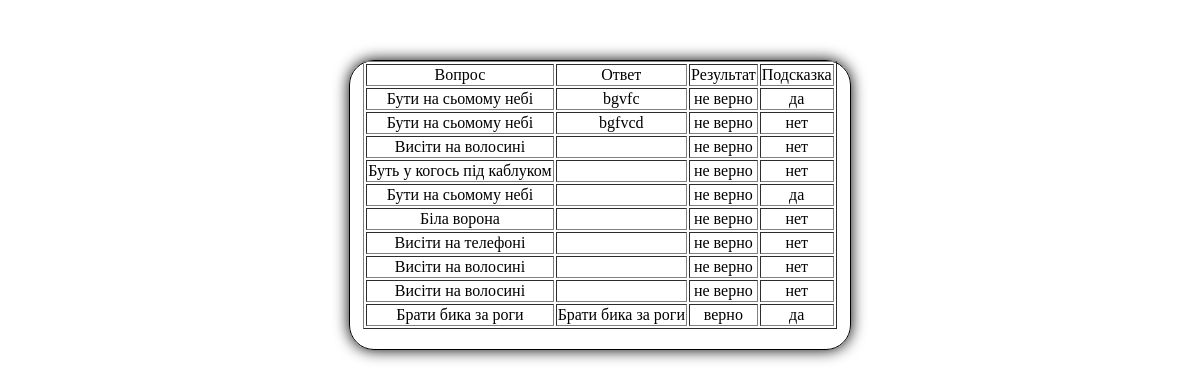
Page /admin/tryStat.php?userid=5&tryid=1 on the committed database.
### tables this page shows
CREATE TABLE IF NOT EXISTS `step1` (
  `answer_id` int(11) NOT NULL AUTO_INCREMENT,
  `step1_question` text NOT NULL,
  `step1_answer` text NOT NULL,
  `user_id` int(11) NOT NULL,
  `true_false` float NOT NULL,
  `try_id` int(11) NOT NULL,
  PRIMARY KEY (`answer_id`)
);

CREATE TABLE IF NOT EXISTS `step2` (
  `answer_id` int(11) NOT NULL AUTO_INCREMENT,
  `step2_question` text NOT NULL,
  `step2_answer` text NOT NULL,
  `user_id` int(11) NOT NULL,
  `true_false` float NOT NULL,
  `try_id` int(11) NOT NULL,
  PRIMARY KEY (`answer_id`)
);

CREATE TABLE IF NOT EXISTS `step10` (
  `answer_id` int(11) NOT NULL DEFAULT '0',
  `step10_question` text NOT NULL,
  `step10_answer` text NOT NULL,
  `user_id` int(11) NOT NULL,
  `true_false` float NOT NULL,
  `try_id` int(11) NOT NULL
);

### admin/tryStat.php (the view, shortened to what this page needs)
<!DOCTYPE html PUBLIC "-//W3C//DTD XHTML 1.0 Transitional//EN" "http://www.w3.org/TR/xhtml1/DTD/xhtml1-transitional.dtd">
<html xmlns="http://www.w3.org/1999/xhtml" xml:lang="en" lang="en">
<head>
<link rel="stylesheet" type="text/css" href="css/style.css" />
</head>
<body>
<div class="main">
<?php
$userId = $_GET['userid'];
$tryId = $_GET['tryid'];
echo "<table border=1>";
echo "<tr><td>Вопрос</td><td>Ответ</td><td>Результат</td><td>Подсказка</td></tr>";
for( $i = 1; $i <= 10; $i++ ) {
$sql5 = mysql_query("SELECT step".$i."_question, step".$i."_answer, true_false FROM `step".$i."` where user_id = '$userId'  and try_id = '$tryId'");
$result5 = mysql_fetch_row($sql5);
$sql6 = mysql_query("SELECT help_used FROM `step_help` where user_id = '$userId'  and try_id = '$tryId' and step_id=".$i."");
$result6 = mysql_fetch_row($sql6);
if ($result6[0] == 1) {$result6[0] = "да";} else {$result6[0] = "нет";}
if ($result5[2] == 1) {$result5[2] = "верно";} else {$result5[2] = "не верно";}
	echo "<tr><td>".$result5[0]."</td><td>".$result5[1]."</td><td>".$result5[2]."</td><td>".$result6[0]."</td></tr>";
}
echo "</table>";
?>
</div>
</body>
</html>

### css/style.css (style rules this page uses)
body { text-align: center; height: auto; margin: auto; overflow-x: hidden; }
div.main { margin-top: 250px; margin: 5% auto auto; width: 500px; border-style: solid; border-width: 1px; box-shadow: 0 0 15px #000; -moz-box-shadow: 0 0 15px #000; -webkit-box-shadow: 0 0 15px #000; border-radius: 25px; padding-bottom: 20px; }
table { margin: auto; }

### rows in the picture
step1: step1_question "Бути на сьомому небі", step1_answer "bgvfc", result5 "не верно", result6 "да"
step2: step2_question "Бути на сьомому небі", step2_answer "bgfvcd", result5 "не верно", result6 "нет"
step10: step10_question "Брати бика за роги", step10_answer "Брати бика за роги", result5 "верно", result6 "да"

### other values in the picture
$result5[0] "Висіти на волосині"
$result5[2] "не верно"
$result6[0] "нет"
$result5[0] "Буть у когось під каблуком"
$result5[0] "Бути на сьомому небі"
$result6[0] "да"
$result5[0] "Біла ворона"
$result5[0] "Висіти на телефоні"
